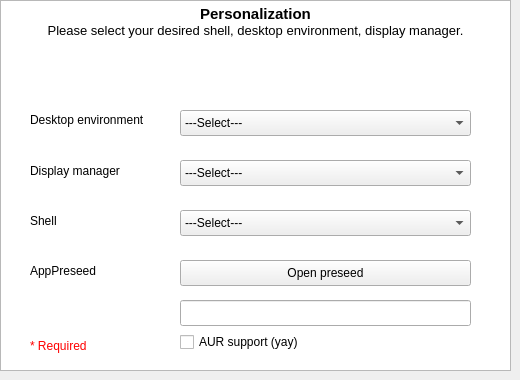
       <widget class="QWidget" name="personalization">
        <widget class="QTextBrowser" name="textBrowser_personalization">
         <property name="geometry">
          <rect>
           <x>0</x>
           <y>0</y>
           <width>511</width>
           <height>371</height>
          </rect>
         </property>
         <property name="html">
          <string>&lt;!DOCTYPE HTML PUBLIC &quot;-//W3C//DTD HTML 4.0//EN&quot; &quot;http://www.w3.org/TR/REC-html40/strict.dtd&quot;&gt;
&lt;html&gt;&lt;head&gt;&lt;meta name=&quot;qrichtext&quot; content=&quot;1&quot; /&gt;&lt;style type=&quot;text/css&quot;&gt;
p, li { white-space: pre-wrap; }
&lt;/style&gt;&lt;/head&gt;&lt;body style=&quot; font-family:'Noto Sans'; font-size:10pt; font-weight:400; font-style:normal;&quot;&gt;
&lt;p align=&quot;center&quot; style=&quot; margin-top:0px; margin-bottom:0px; margin-left:0px; margin-right:0px; -qt-block-indent:0; text-indent:0px;&quot;&gt;&lt;span style=&quot; font-size:11pt; font-weight:600;&quot;&gt;Personalization&lt;/span&gt;&lt;/p&gt;
&lt;p align=&quot;center&quot; style=&quot; margin-top:0px; margin-bottom:0px; margin-left:0px; margin-right:0px; -qt-block-indent:0; text-indent:0px;&quot;&gt;Please select your desired shell, desktop environment, display manager.&lt;/p&gt;&lt;/body&gt;&lt;/html&gt;</string>
         </property>
        </widget>
        <widget class="QLabel" name="label_de">
         <property name="geometry">
          <rect>
           <x>30</x>
           <y>110</y>
           <width>141</width>
           <height>20</height>
          </rect>
         </property>
         <property name="text">
          <string>Desktop environment</string>
         </property>
        </widget>
        <widget class="QLabel" name="label_shell">
         <property name="geometry">
          <rect>
           <x>30</x>
           <y>210</y>
           <width>61</width>
           <height>21</height>
          </rect>
         </property>
         <property name="text">
          <string>Shell</string>
         </property>
        </widget>
        <widget class="QComboBox" name="dropdown_dm">
         <property name="geometry">
          <rect>
           <x>180</x>
           <y>160</y>
           <width>291</width>
           <height>26</height>
          </rect>
         </property>
         <item>
          <property name="text">
           <string>---Select---</string>
          </property>
         </item>
         <item>
          <property name="text">
           <string>GDM</string>
          </property>
         </item>
         <item>
          <property name="text">
           <string>SDDM</string>
          </property>
         </item>
         <item>
          <property name="text">
           <string>LightDM</string>
          </property>
         </item>
         <item>
          <property name="text">
           <string>LXDM</string>
          </property>
         </item>
        </widget>
        <widget class="QLabel" name="label_required_4">
         <property name="geometry">
          <rect>
           <x>30</x>
           <y>330</y>
           <width>71</width>
           <height>31</height>
          </rect>
         </property>
         <property name="palette">
          <palette>
           <active>
            <colorrole role="WindowText">
             <brush brushstyle="SolidPattern">
              <color alpha="255">
               <red>255</red>
               <green>0</green>
               <blue>0</blue>
              </color>
             </brush>
            </colorrole>
           </active>
           <inactive>
            <colorrole role="WindowText">
             <brush brushstyle="SolidPattern">
              <color alpha="255">
               <red>255</red>
               <green>0</green>
               <blue>0</blue>
              </color>
             </brush>
            </colorrole>
           </inactive>
           <disabled>
            <colorrole role="WindowText">
             <brush brushstyle="SolidPattern">
              <color alpha="127">
               <red>255</red>
               <green>255</green>
               <blue>255</blue>
              </color>
             </brush>
            </colorrole>
           </disabled>
          </palette>
         </property>
         <property name="text">
          <string>* Required</string>
         </property>
        </widget>
        <widget class="QComboBox" name="dropdown_de">
         <property name="geometry">
          <rect>
           <x>180</x>
           <y>110</y>
           <width>291</width>
           <height>26</height>
          </rect>
         </property>
         <item>
          <property name="text">
           <string>---Select---</string>
          </property>
         </item>
         <item>
          <property name="text">
           <string>Gnome</string>
          </property>
         </item>
         <item>
          <property name="text">
           <string>KDE_Plasma</string>
          </property>
         </item>
         <item>
          <property name="text">
           <string>Mate</string>
          </property>
         </item>
         <item>
          <property name="text">
           <string>Cinnamon</string>
          </property>
         </item>
         <item>
          <property name="text">
           <string>Budgie</string>
          </property>
         </item>
         <item>
          <property name="text">
           <string>Xfce</string>
          </property>
         </item>
         <item>
          <property name="text">
           <string>Lxde</string>
          </property>
         </item>
        </widget>
        <widget class="QLabel" name="lebel_dm">
         <property name="geometry">
          <rect>
           <x>30</x>
           <y>160</y>
           <width>131</width>
           <height>21</height>
          </rect>
         </property>
         <property name="text">
          <string>Display manager</string>
         </property>
        </widget>
        <widget class="QComboBox" name="dropdown_shell">
         <property name="geometry">
          <rect>
           <x>180</x>
           <y>210</y>
           <width>291</width>
           <height>26</height>
          </rect>
         </property>
         <item>
          <property name="text">
           <string>---Select---</string>
          </property>
         </item>
         <item>
          <property name="text">
           <string>Bash</string>
          </property>
         </item>
         <item>
          <property name="text">
           <string>Zsh</string>
          </property>
         </item>
         <item>
          <property name="text">
           <string>Fish</string>
          </property>
         </item>
        </widget>
        <widget class="QLabel" name="label_appPreseed">
         <property name="geometry">
          <rect>
           <x>30</x>
           <y>260</y>
           <width>101</width>
           <height>21</height>
          </rect>
         </property>
         <property name="text">
          <string>AppPreseed</string>
         </property>
        </widget>
        <widget class="QLineEdit" name="appPreseed_LineED">
         <property name="geometry">
          <rect>
           <x>180</x>
           <y>300</y>
           <width>291</width>
           <height>26</height>
          </rect>
         </property>
         <property name="autoFillBackground">
          <bool>false</bool>
         </property>
         <property name="frame">
          <bool>true</bool>
         </property>
         <property name="alignment">
          <set>Qt::AlignCenter</set>
         </property>
         <property name="readOnly">
          <bool>true</bool>
         </property>
        </widget>
        <widget class="QPushButton" name="btn_open_ap">
         <property name="geometry">
          <rect>
           <x>180</x>
           <y>260</y>
           <width>291</width>
           <height>26</height>
          </rect>
         </property>
         <property name="text">
          <string>Open preseed</string>
         </property>
        </widget>
        <widget class="QCheckBox" name="checkBox_aursupport">
         <property name="geometry">
          <rect>
           <x>180</x>
           <y>330</y>
           <width>141</width>
           <height>24</height>
          </rect>
         </property>
         <property name="text">
          <string>AUR support (yay)</string>
         </property>
        </widget>
       </widget>
